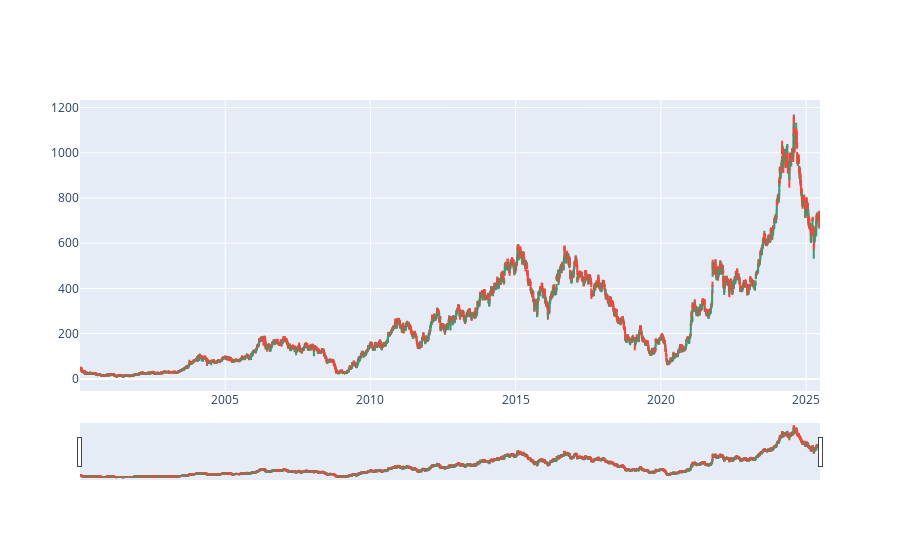

Source (notebook cell):
### Code cell
# Candlesticks 
import plotly.graph_objects as go

fig = go.Figure(data=[go.Candlestick(x = data01['Date'], open = data01['Open'], 
                                    high = data01['High'],
                                    low = data01['Low'], 
                                    close = data01['Close'])])
fig.update_layout(xaxis_rangeslider_visible=True)
fig.show()

### Figure 1 — Plotly figure (JSON) as saved in the notebook; plotly's stock layout.template omitted (floating-point values rounded to 4 significant figures; data arrays with more than 128 entries replaced by an {"elided": "..."} marker saying what was removed)
{"data": [{"close": {"elided": "6359 str values"}, "high": {"elided": "6359 str values"}, "low": {"elided": "6359 str values"}, "open": {"elided": "6359 str values"}, "type": "candlestick", "x": {"elided": "6359 str values"}}], "layout": {"autosize": true, "xaxis": {"autorange": false, "range": ["2000-01-02 12:00", "2025-06-24 12:00"], "rangeslider": {"autorange": true, "range": ["2000-01-02 12:00", "2025-06-24 12:00"], "visible": true, "yaxis": {"_template": null, "rangemode": "match"}}, "type": "date"}, "yaxis": {"autorange": true, "range": [-53.48, 1233.0]}}}
